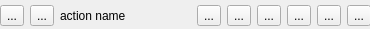
<?xml version="1.0" encoding="UTF-8"?>
<ui version="4.0">
 <class>ActionItem</class>
 <widget class="QWidget" name="ActionItem">
  <property name="geometry">
   <rect>
    <x>0</x>
    <y>0</y>
    <width>370</width>
    <height>29</height>
   </rect>
  </property>
  <property name="minimumSize">
   <size>
    <width>370</width>
    <height>29</height>
   </size>
  </property>
  <property name="windowTitle">
   <string>Form</string>
  </property>
  <widget class="QWidget" name="horizontalLayoutWidget">
   <property name="geometry">
    <rect>
     <x>0</x>
     <y>0</y>
     <width>371</width>
     <height>31</height>
    </rect>
   </property>
   <layout class="QHBoxLayout" name="horizontalLayout">
    <item>
     <widget class="QToolButton" name="go">
      <property name="text">
       <string>...</string>
      </property>
      <property name="icon">
       <iconset resource="images.qrc">
        <normaloff>:/images/go.png</normaloff>:/images/go.png</iconset>
      </property>
      <property name="iconSize">
       <size>
        <width>20</width>
        <height>20</height>
       </size>
      </property>
     </widget>
    </item>
    <item>
     <widget class="QToolButton" name="edit">
      <property name="text">
       <string>...</string>
      </property>
      <property name="icon">
       <iconset resource="images.qrc">
        <normaloff>:/images/edit.png</normaloff>:/images/edit.png</iconset>
      </property>
      <property name="iconSize">
       <size>
        <width>20</width>
        <height>20</height>
       </size>
      </property>
     </widget>
    </item>
    <item>
     <widget class="QLabel" name="name">
      <property name="text">
       <string>action name</string>
      </property>
      <property name="wordWrap">
       <bool>true</bool>
      </property>
     </widget>
    </item>
    <item>
     <widget class="QToolButton" name="serv0">
      <property name="text">
       <string>...</string>
      </property>
      <property name="icon">
       <iconset resource="images.qrc">
        <normaloff>:/images/red.png</normaloff>:/images/red.png</iconset>
      </property>
      <property name="iconSize">
       <size>
        <width>20</width>
        <height>20</height>
       </size>
      </property>
     </widget>
    </item>
    <item>
     <widget class="QToolButton" name="serv1">
      <property name="text">
       <string>...</string>
      </property>
      <property name="icon">
       <iconset resource="images.qrc">
        <normaloff>:/images/red.png</normaloff>:/images/red.png</iconset>
      </property>
      <property name="iconSize">
       <size>
        <width>20</width>
        <height>20</height>
       </size>
      </property>
     </widget>
    </item>
    <item>
     <widget class="QToolButton" name="serv2">
      <property name="text">
       <string>...</string>
      </property>
      <property name="icon">
       <iconset resource="images.qrc">
        <normaloff>:/images/red.png</normaloff>:/images/red.png</iconset>
      </property>
      <property name="iconSize">
       <size>
        <width>20</width>
        <height>20</height>
       </size>
      </property>
     </widget>
    </item>
    <item>
     <widget class="QToolButton" name="serv3">
      <property name="text">
       <string>...</string>
      </property>
      <property name="icon">
       <iconset resource="images.qrc">
        <normaloff>:/images/red.png</normaloff>:/images/red.png</iconset>
      </property>
      <property name="iconSize">
       <size>
        <width>20</width>
        <height>20</height>
       </size>
      </property>
     </widget>
    </item>
    <item>
     <widget class="QToolButton" name="serv4">
      <property name="text">
       <string>...</string>
      </property>
      <property name="icon">
       <iconset resource="images.qrc">
        <normaloff>:/images/red.png</normaloff>:/images/red.png</iconset>
      </property>
      <property name="iconSize">
       <size>
        <width>20</width>
        <height>20</height>
       </size>
      </property>
     </widget>
    </item>
    <item>
     <widget class="QToolButton" name="serv5">
      <property name="text">
       <string>...</string>
      </property>
      <property name="icon">
       <iconset resource="images.qrc">
        <normaloff>:/images/red.png</normaloff>:/images/red.png</iconset>
      </property>
      <property name="iconSize">
       <size>
        <width>20</width>
        <height>20</height>
       </size>
      </property>
     </widget>
    </item>
   </layout>
  </widget>
 </widget>
 <resources>
  <include location="images.qrc"/>
 </resources>
 <connections/>
</ui>
